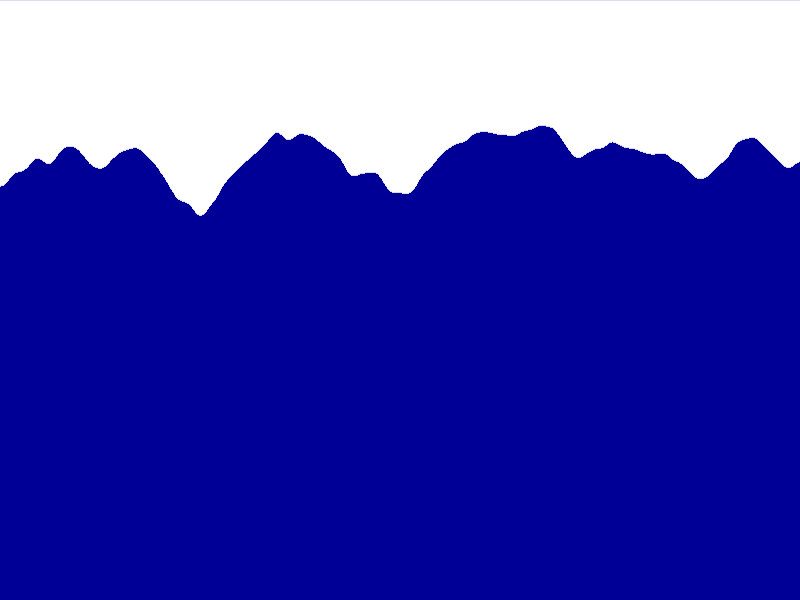
Frame 1 (no input)
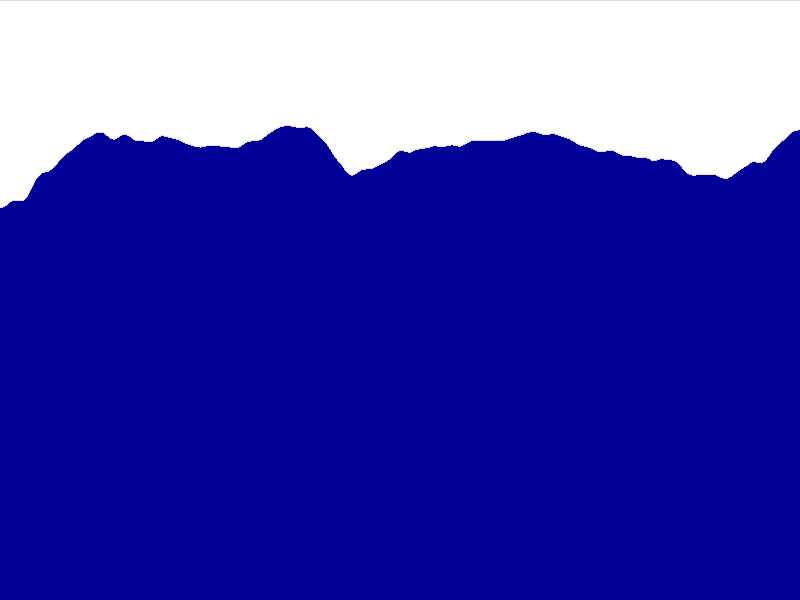
Frame 60 (the mouse pressed at the canvas centre just before this capture)
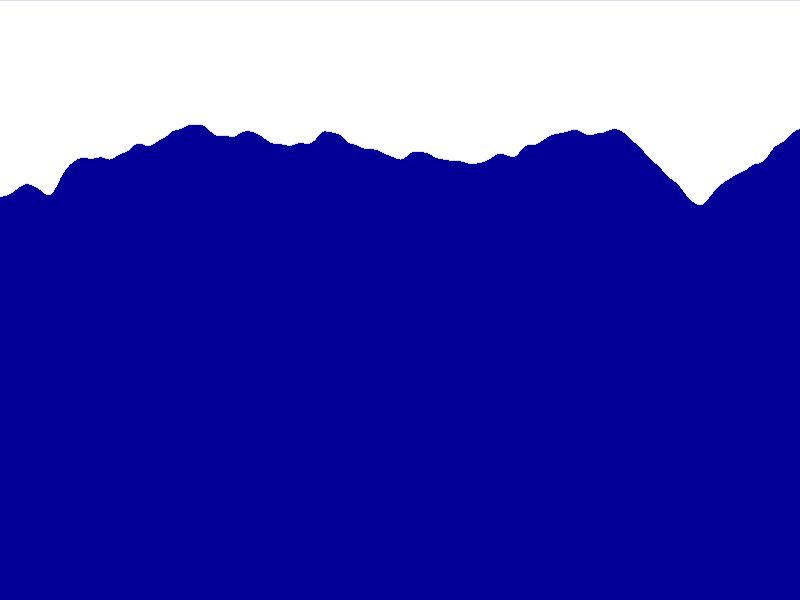
Frame 120 (the mouse held since frame 60 and released just before this capture)

The Processing sketch that drew these frames (run headless with seeded random() and noise(); from frame 60 on, the mouse is pressed at the canvas centre):

// Processing sketch: processing_133013
// ── processing_133013.pde

int i = 1;
float fn = 0;

void setup(){
  smooth(8);
  size(800,600);
  stroke(255);
  frameRate(30);
}

void draw(){
  fn +=1;
  background(0,0,150);


  for(int x = 0; x < width; x=x+1){
  
      stroke(255,255,255);
      float n = noise(float(x)/100,fn/100);
      n = map(n,0,1,90,250);
      line(x,0,x,n-1);
    }

  i+=1;

}
